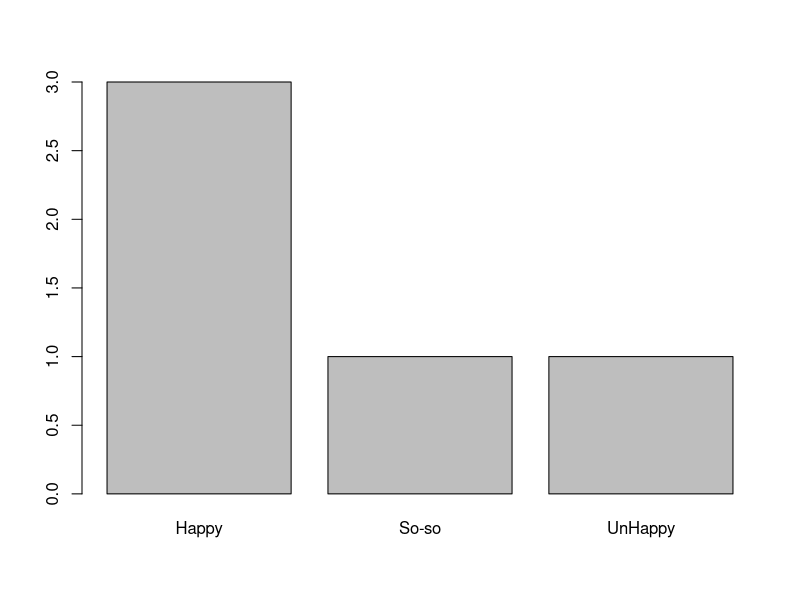
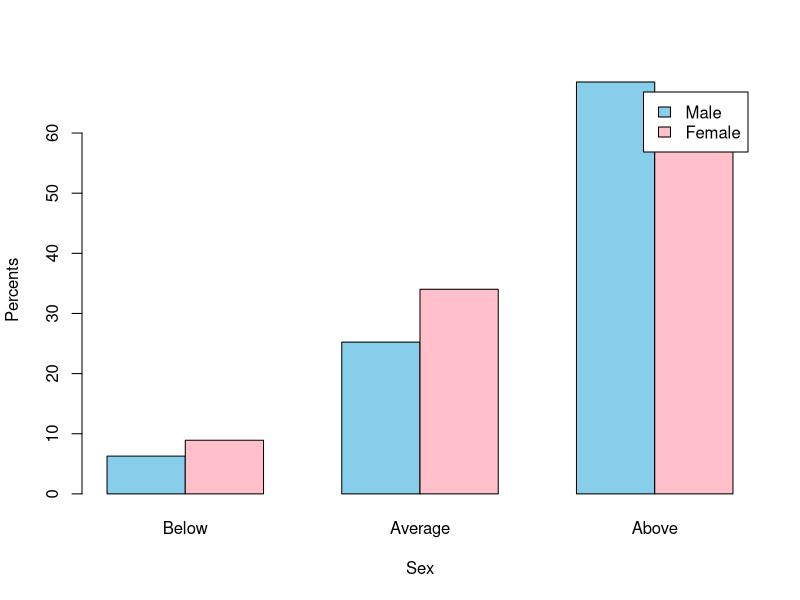
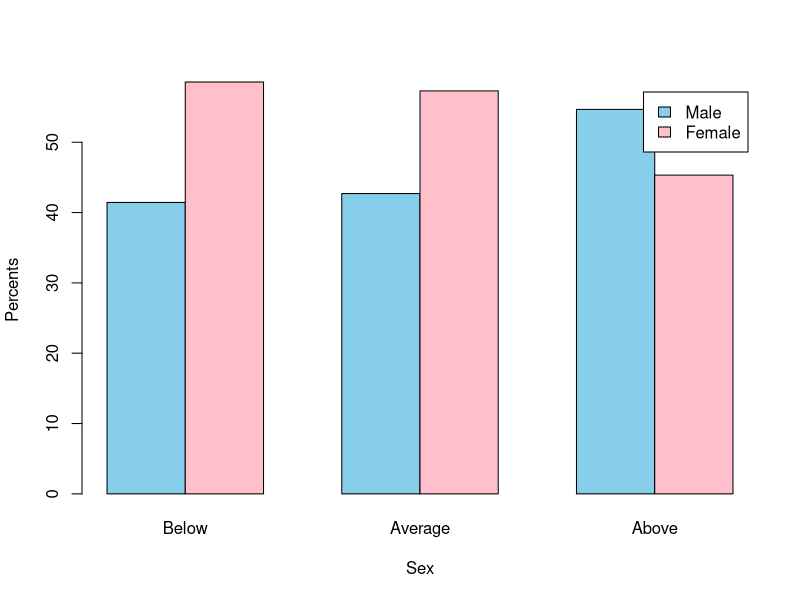

Recreate these plots in R, in order.
Name <- c("Eric", "Megan", "Shelby", "Arianna", "Nick")
Status <- c("Happy", "So-so", "Happy", "Happy", "UnHappy")
Height <- c(75, 68, 80, 68, 70)
df <- data.frame(Name, Status, Height)
df
str(df)
df <- data.frame(Name, Status, Height, stringsAsFactors = FALSE)
Table_Status <- table(df$Status)
barplot(Table_Status)
int <- read.csv("Int.csv", header = TRUE)
head(int)
str(int)
int$Sex <- factor(int$Sex, levels = c(1,2), labels = c("Male", "Female"))
head(int$Sex)
Table_Sex <- table(int$Sex)
Table_Sex
int$Int_Rate <-  factor(int$Int_Rate, levels = c(1,2,3), labels = c("Below", "Average", "Above"))
head(int$Int_Rate)
Table_Average <- table(int$Int_Rate)
Table_Average
Table_Sex_Int <- table(int$Sex, int$Int_Rate)
Table_Sex_Int
Table_Sex_Int_Margin <- margin.table(Table_Sex_Int)
Table_Sex_Int_Margin
margin.table(Table_Sex)
margin.table(Table_Average)
Table_Row_Percents <- prop.table(Table_Sex_Int, 1)*100
Table_Row_Percents
barplot(Table_Row_Percents, ylab = "Percents", xlab = "Sex", legend = rownames(Table_Sex_Int), col = c("skyblue", "pink"), beside = TRUE)
Table_Row_Dist <- prop.table(Table_Sex_Int, 2)*100
Table_Row_Dist
barplot(Table_Row_Dist, ylab = "Percents", xlab = "Sex", legend = rownames(Table_Sex_Int), col = c("skyblue", "pink"), beside = TRUE)
